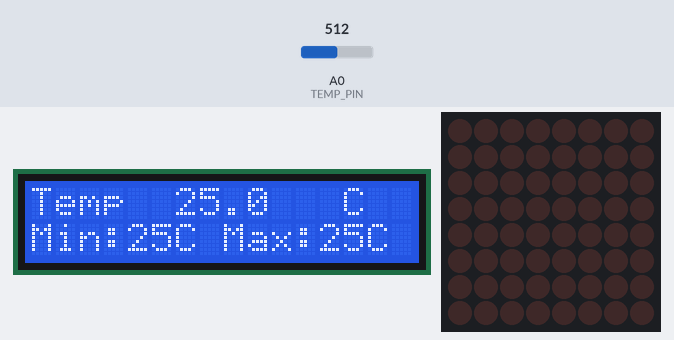
This sketch was run on a simulated Arduino Uno, built with avr-gcc and run on an emulated ATmega328P. Shown: 16×2 character LCD, 8×8 LED matrix. Inputs (shaded band) come from the test bench; at power-on: A0 (TEMP_PIN) = 512.

Above: at 1.2 s.
1.3 s: A0 (TEMP_PIN) set to 677
At 1.52 s:
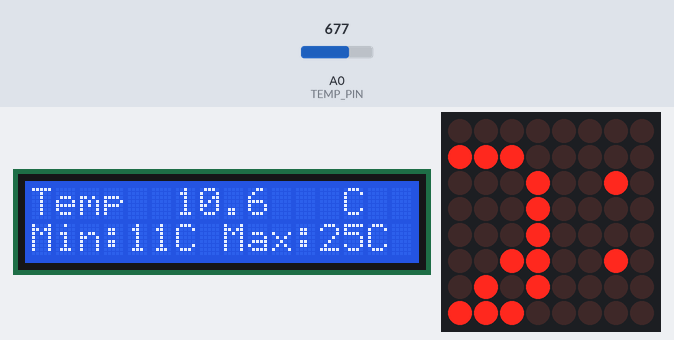
3.1 s: A0 (TEMP_PIN) set to 704
At 5.2 s:
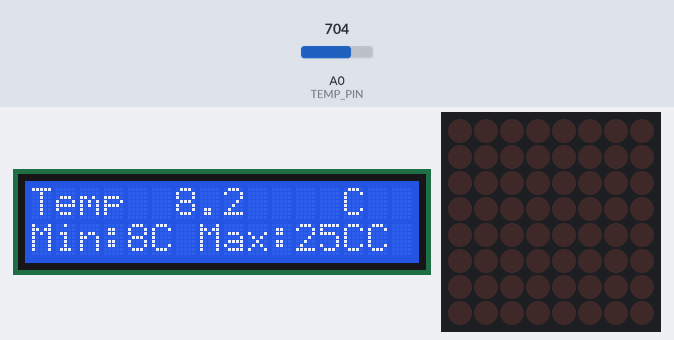
5.4 s: A0 (TEMP_PIN) set to 775
At 6.2 s:
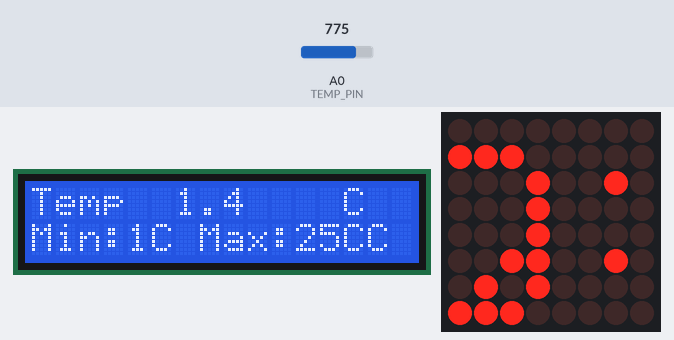
7.2 s: A0 (TEMP_PIN) set to 802
At 8.48 s:
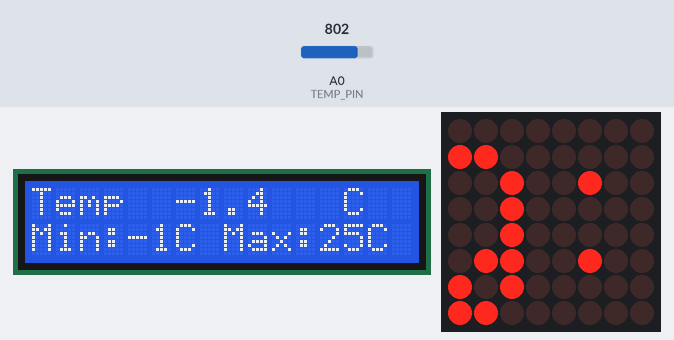
9.0 s: A0 (TEMP_PIN) set to 1013
At 9.08 s:
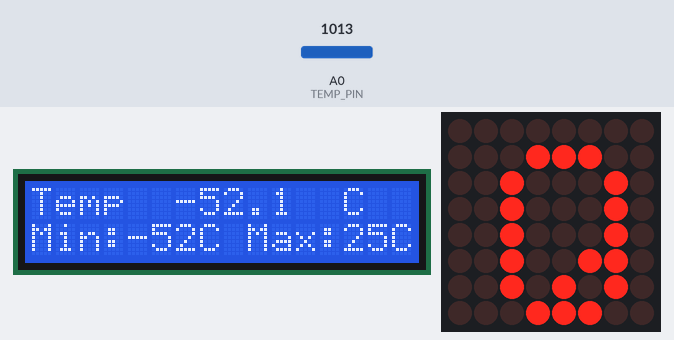
10.5 s: A0 (TEMP_PIN) set to 1023
At 12.8 s:
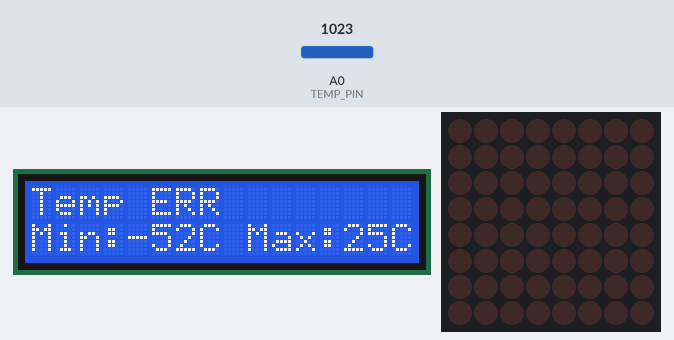

The sketch:

lcs_dot.ino
```cpp
#include "LedControl.h"
#include <LiquidCrystal.h>
#include <math.h>

// ===================== LCD (Temp) =====================
LiquidCrystal lcd(5, 6, 7, 8, 9, 10);

// ===================== MAX7219 (Time) =====================
// LedControl(DIN, CLK, CS, numDevices)
LedControl lc(4, 2, 3, 1);

// --- timers ---
unsigned long tNow;
unsigned long tLCD = 0, tLCDPeriod = 300;
unsigned long tMx = 0, tMxPeriod = 60; // scroll speed (ms)
unsigned long tSample = 0, tSamplePeriod = 500;

// ===================== Thermistor =====================
const int TEMP_PIN = A0;
const float Rref = 10000.0f; // 10k series resistor
const float R0 = 10000.0f;   // NTC @ 25°C
const float T0K = 298.15f;   // 25°C in K
const float BETA = 3950.0f;
const bool RREF_HIGH_SIDE = true; // 5V->Rref->A0->NTC->GND

float tempC = NAN, tempMin = NAN, tempMax = NAN;

// ===================== Tiny 5x7 font (columns L->R) =====================
// Each glyph: 5 columns, LSB at top (bit0=row0). We’ll center vertically.
const byte FONT_5x7[][5] PROGMEM = {
    // '0'..'9'
    {B0111110, B1000001, B1000011, B1000101, B0111110}, // 0
    {B0000000, B0000010, B1111111, B0000000, B0000000}, // 1
    {B1110010, B1001001, B1001001, B1001001, B1000110}, // 2
    {B0100010, B1000001, B1001001, B1001001, B0110110}, // 3
    {B0001100, B0010100, B0100100, B1111111, B0000100}, // 4
    {B0100111, B1000101, B1000101, B1000101, B0111001}, // 5
    {B0111110, B1001001, B1001001, B1001001, B0110010}, // 6
    {B0000001, B1110001, B0001001, B0000101, B0000011}, // 7
    {B0110110, B1001001, B1001001, B1001001, B0110110}, // 8
    {B0100110, B1001001, B1001001, B1001001, B0111110}, // 9
};
const byte COLON_5x7[5] PROGMEM = {B0000000, B0100100, B0000000, B0000000, B0000000}; // two dots

// Build a column stream like "HH:MM" -> push columns one by one
// Scroll buffer state
char timeStr[6] = "00:00"; // HH:MM + null
int scrollCol = -8;        // start off-screen

// ===================== Utils =====================
template <int N> int analogReadAvg(uint8_t pin) {
    long s = 0;
    for (int i = 0; i < N; i++) {
        s += analogRead(pin);
        delayMicroseconds(200);
    }
    return (int)(s / N);
}

float readTempC() {
    int adc = analogReadAvg<8>(TEMP_PIN);
    if (adc <= 0 || adc >= 1023)
        return NAN;

    float Rtherm = RREF_HIGH_SIDE ? Rref * ((float)adc / (1023.0f - (float)adc))
                                  : Rref * ((1023.0f / (float)adc) - 1.0f);

    float invTK = (1.0f / T0K) + (logf(Rtherm / R0) / BETA);
    return (1.0f / invTK) - 273.15f;
}

// Convert "HH:MM" into a column at logical index k (with 1 col spacing between glyphs)
bool timeColumnAt(int k, byte &colBitsOut) {
    // Each glyph: 5 cols + 1 space = 6. "HH:MM" -> 5 glyphs -> 30 cols total.
    const int glyphCols = 6;
    const int totalCols = 5 * glyphCols; // 30

    if (k < 0 || k >= totalCols) {
        colBitsOut = 0;
        return false;
    }

    int g = k / glyphCols; // glyph index 0..4
    int c = k % glyphCols; // column within glyph 0..5 (5 is space)
    if (c == 5) {
        colBitsOut = 0;
        return true;
    }

    char ch = timeStr[g];
    byte col = 0;

    if (ch >= '0' && ch <= '9') {
        col = pgm_read_byte(&FONT_5x7[ch - '0'][c]);
    } else if (ch == ':') {
        col = pgm_read_byte(&COLON_5x7[c]);
    }

    // We have a 7-pixel-tall glyph; center it in 8 rows by shifting down 0..1.
    // Here we’ll place row0 of glyph at matrix row0 (no shift), and ensure MSB is 0.
    colBitsOut = col & B01111111; // keep 7 bits
    return true;
}

// Push current 8 cols (window) to the matrix at this scroll offset
void renderTimeScroll() {
    // display window spans 8 columns; we shift time string from right->left
    // scrollCol is the leftmost content column relative to matrix col0
    lc.clearDisplay(0);
    for (int x = 0; x < 8; x++) {
        int contentCol = x + scrollCol;
        byte bits = 0;
        timeColumnAt(contentCol, bits);
        lc.setColumn(0, x, bits);
    }
}

// Update `timeStr` from uptime (millis). If you later add RTC, swap here.
void updateTimeString() {
    unsigned long s = millis() / 1000UL;
    unsigned long hh = (s / 3600UL) % 24UL;
    unsigned long mm = (s / 60UL) % 60UL;

    timeStr[0] = '0' + (hh / 10);
    timeStr[1] = '0' + (hh % 10);
    timeStr[2] = ':';
    timeStr[3] = '0' + (mm / 10);
    timeStr[4] = '0' + (mm % 10);
    timeStr[5] = '\0';
}

// ===================== Setup =====================
void setup() {
    analogReference(DEFAULT);
    lcd.begin(16, 2);

    lc.shutdown(0, false);
    lc.setIntensity(0, 8);
    lc.clearDisplay(0);
}

// ===================== Loop =====================
void loop() {
    tNow = millis();

    // --- read/update temperature (every 500 ms) ---
    if (tNow - tSample >= tSamplePeriod) {
        tSample = tNow;
        tempC = readTempC();
        if (!isnan(tempC)) {
            if (isnan(tempMin) || tempC < tempMin)
                tempMin = tempC;
            if (isnan(tempMax) || tempC > tempMax)
                tempMax = tempC;
        }
    }

    // --- LCD refresh (temp + min/max) ---
    if (tNow - tLCD >= tLCDPeriod) {
        tLCD = tNow;
        lcd.setCursor(0, 0);
        if (isnan(tempC)) {
            lcd.print("Temp ERR       ");
        } else {
            lcd.print("Temp         C  ");
            lcd.setCursor(6, 0);
            lcd.print(tempC, 1);
            lcd.print("  ");
        }
        lcd.setCursor(0, 1);
        lcd.print("Min:");
        if (!isnan(tempMin))
            lcd.print((int)round(tempMin));
        else
            lcd.print("--");
        lcd.print("C Max:");
        if (!isnan(tempMax))
            lcd.print((int)round(tempMax));
        else
            lcd.print("--");
        lcd.print("C");
    }

    // --- Matrix: scroll HH:MM ---
    if (tNow - tMx >= tMxPeriod) {
        tMx = tNow;

        // update text about once per second (minutes will tick at 60s)
        static unsigned long lastSec = 0;
        unsigned long sec = tNow / 1000UL;
        if (sec != lastSec) {
            lastSec = sec;
            updateTimeString();
        }

        renderTimeScroll();
        // total content width is 30 cols. Scroll from right to left then loop.
        // Start from +8 (off-screen right) to -30 (off-screen left)
        static const int startCol = 8;
        static const int endCol = -30;
        if (scrollCol > endCol)
            scrollCol--;
        else
            scrollCol = startCol;
    }
}
```

Measured:
- the behaviour switches between 689 and 690 on A0 (TEMP_PIN) (found by bisection; images 1 and 2)
- the behaviour switches between 793 and 794 on A0 (TEMP_PIN) (found by bisection; images 3 and 4)
- the behaviour switches between 1022 and 1023 on A0 (TEMP_PIN) (found by bisection; images 5 and 6)
- after the input at 3.1 s, the display: changes after 0.51 s (image 2)
- after the input at 7.2 s, the display: first changes after 0.31 s (image 4 shows a later state)
- after the input at 10.5 s, the display: changes at once (image 6)
